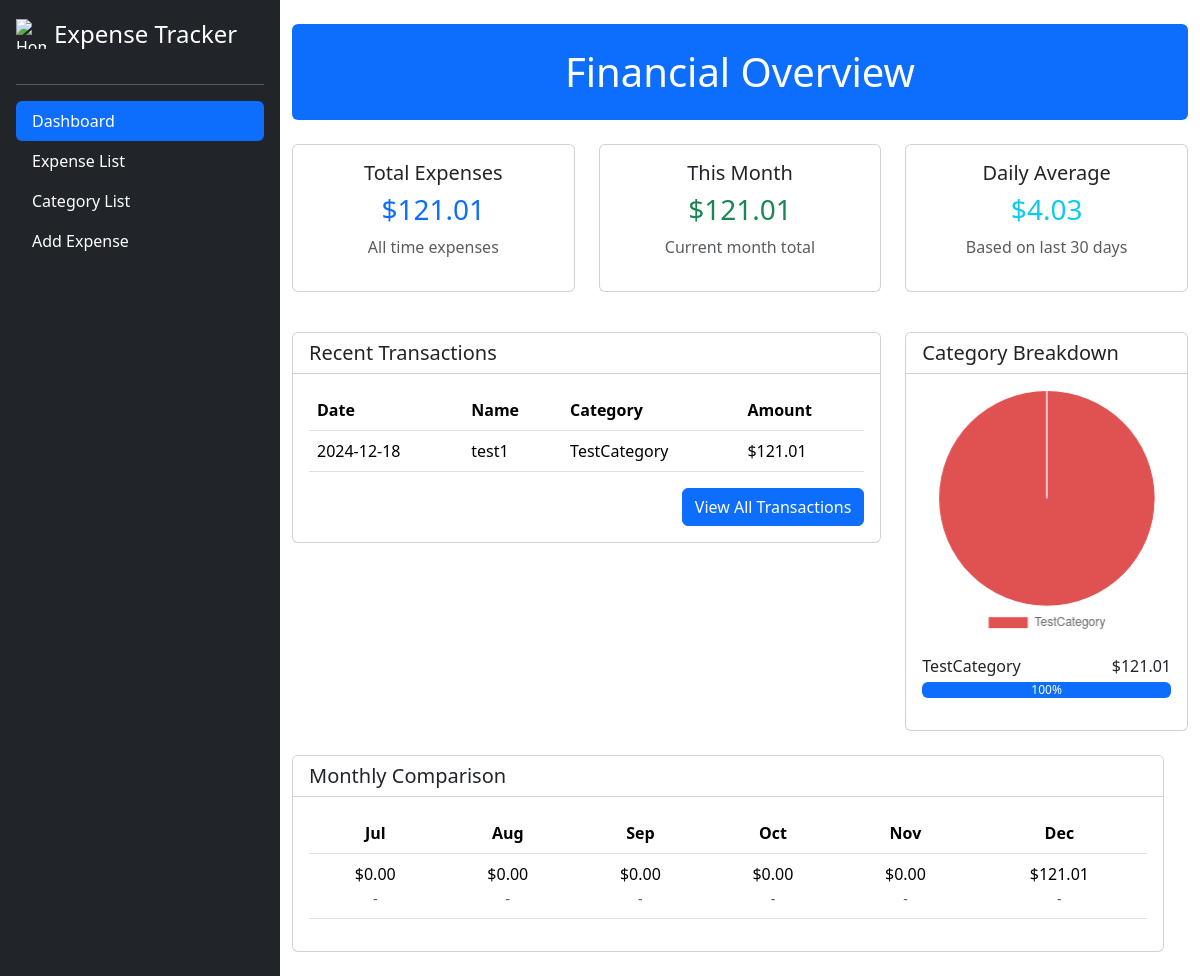
Before: / with the older database file.
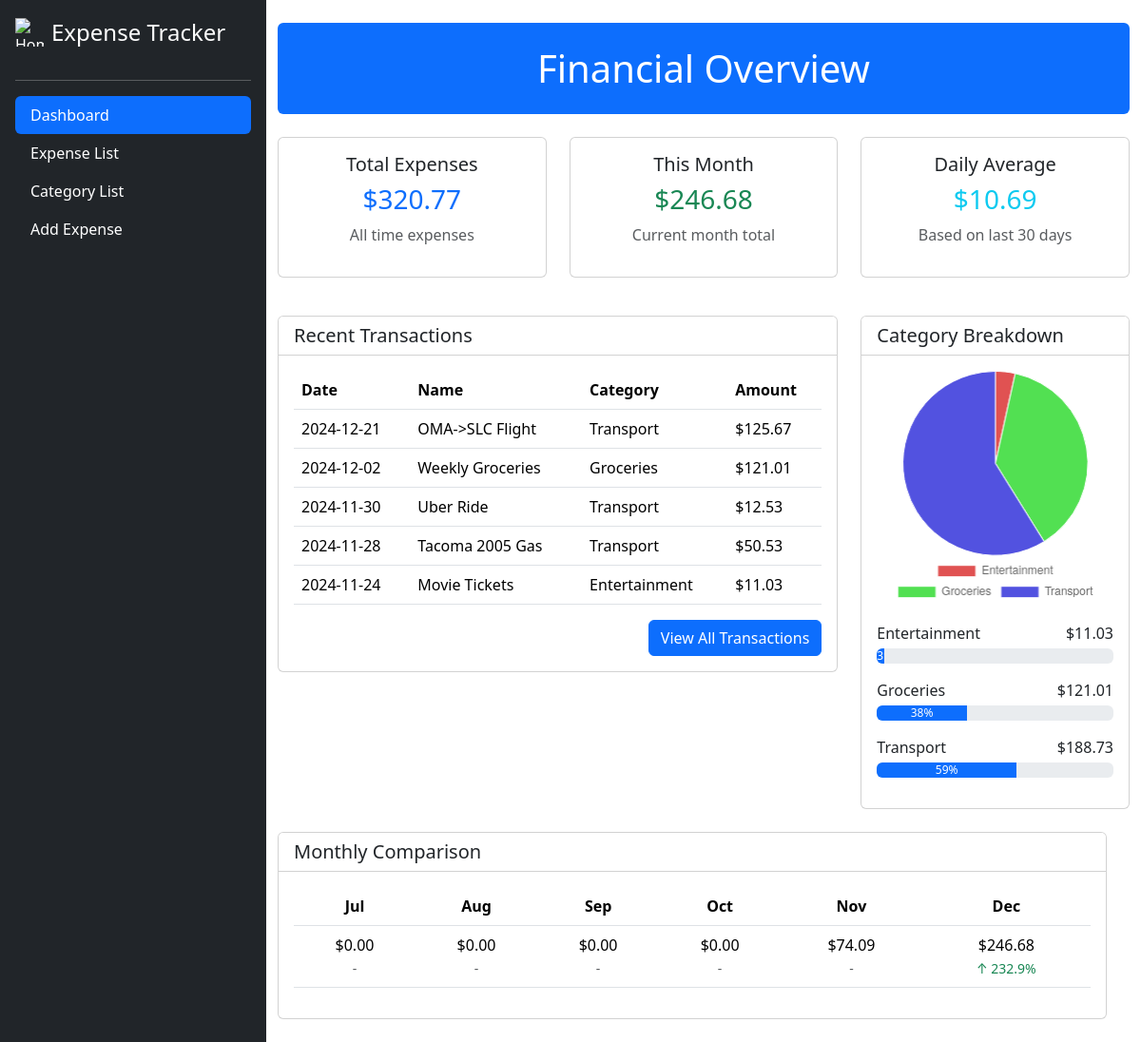
After: the same page with the newer database file.
### models.py (models this page shows, shortened)
class Expenses(db.Model):
    id = db.Column(db.Integer, primary_key=True)
    name = db.Column(db.String(50), nullable=False)
    amount = db.Column(db.Float, nullable=False)
    date = db.Column(db.DateTime, nullable=False, default=datetime.utcnow().date)
    explanation = db.Column(db.Text, nullable=True)
    category_id = db.Column(db.Integer, db.ForeignKey('category.id'), nullable=True)

class Category(db.Model):
    id = db.Column(db.Integer, primary_key=True)
    name = db.Column(db.String(50), nullable=False, unique=True)
    description = db.Column(db.String(200))
    expense = db.relationship('Expenses', backref='category', lazy=True)

### routes.py (the view)
@main.route('/')
def dashboard():
    total_expenses = db.session.query(func.sum(Expenses.amount)).scalar() or 0
    current_month = datetime.utcnow().replace(day=1)
    current_month_expenses = db.session.query(func.sum(Expenses.amount)) \
                                 .filter(Expenses.date >= current_month).scalar() or 0
    thirty_days_ago = datetime.utcnow() - timedelta(days=30)
    recent_total = db.session.query(func.sum(Expenses.amount)) \
                       .filter(Expenses.date >= thirty_days_ago).scalar() or 0
    daily_average = recent_total / 30
    recent_expenses = Expenses.query \
        .order_by(Expenses.date.desc()) \
        .limit(5) \
        .all()
    category_totals = db.session.query(
        Category.name,
        func.sum(Expenses.amount).label('total')
    ).join(Expenses) \
        .group_by(Category.name) \
        .all()
    monthly_comparison = []
    for i in range(5    , -1, -1):
        month_start = datetime.utcnow().replace(day=1) - timedelta(days=i * 30)
        month_end = (month_start + timedelta(days=32)).replace(day=1)
        month_total = db.session.query(func.sum(Expenses.amount)) \
                          .filter(Expenses.date >= month_start) \
                          .filter(Expenses.date < month_end) \
                          .scalar() or 0
        if i < 5:  # Skip first month as we can't calculate change
            prev_month = monthly_comparison[-1]['total']
            if prev_month > 0:
                change = ((month_total - prev_month) / prev_month) * 100
            else:
                change = 0
        else:
            change = 0
        monthly_comparison.append({
            'month': month_start.strftime('%b'),
            'total': month_total,
            'change': change
        })
    return render_template('dashboard.html',
                           total_expenses=total_expenses,
                           current_month_expenses=current_month_expenses,
                           daily_average=daily_average,
                           recent_expenses=recent_expenses,
                           category_totals=category_totals,
                           monthly_comparison=monthly_comparison)

### templates/dashboard.html (shortened to what the changed rows need)
{% extends 'base.html' %}
{% block body %}
<div class="container mt-4">
    <div class="row mb-4">
        <div class="col-12">
            <div class="p-4 bg-primary text-white rounded">
                <h1 class="text-center mb-0">Financial Overview</h1>
            </div>
        </div>
    </div>
    <div class="row mb-4">
        <div class="col-md-4 mb-3">
            <div class="card">
                <div class="card-body text-center">
                    <h5 class="card-title">Total Expenses</h5>
                    <h3 class="card-text text-primary">${{ "%.2f"|format(total_expenses) }}</h3>
                    <p class="text-muted">All time expenses</p>
                </div>
            </div>
        </div>
        <div class="col-md-4 mb-3">
            <div class="card">
                <div class="card-body text-center">
                    <h5 class="card-title">This Month</h5>
                    <h3 class="card-text text-success">${{ "%.2f"|format(current_month_expenses) }}</h3>
                    <p class="text-muted">Current month total</p>
                </div>
            </div>
        </div>
        <div class="col-md-4 mb-3">
            <div class="card">
                <div class="card-body text-center">
                    <h5 class="card-title">Daily Average</h5>
                    <h3 class="card-text text-info">${{ "%.2f"|format(daily_average) }}</h3>
                    <p class="text-muted">Based on last 30 days</p>
                </div>
            </div>
        </div>
    </div>
    <div class="row">
        <div class="col-md-8 mb-4">
            <div class="card">
                <div class="card-body">
                    <div class="table-responsive">
                        <table class="table">
                            <thead>
                                <tr>
                                    <th>Date</th>
                                    <th>Name</th>
                                    <th>Category</th>
                                    <th>Amount</th>
                                </tr>
                            </thead>
                            <tbody>
                                {% for expense in recent_expenses %}
                                <tr>
                                    <td>{{ expense.date.strftime('%Y-%m-%d') }}</td>
                                    <td>{{ expense.name }}</td>
                                    <td>{{ expense.category.name if expense.category else 'Uncategorized' }}</td>
                                    <td>${{ "%.2f"|format(expense.amount) }}</td>
                                </tr>
                                {% endfor %}
                            </tbody>
                        </table>
                    </div>
                </div>
            </div>
        </div>
<div class="col-md-4 mb-4">
    <div class="card">
        <div class="card-body">
            <canvas id="categoryPieChart"></canvas>
            {% for category in category_totals %}
            <div class="mb-3 mt-3">
                <div class="d-flex justify-content-between">
                    <span>{{ category.name }}</span>
                    <span>${{ "%.2f"|format(category.total) }}</span>
                </div>
                <div class="progress mt-1">
                    <div class="progress-bar" role="progressbar"
                        style="width: {{ (category.total / total_expenses * 100)|round|int }}%">
                        {{ (category.total / total_expenses * 100)|round|int }}%
                    </div>
                </div>
            </div>
            {% endfor %}
        </div>
    </div>
</div>
    <div class="row mb-4">
        <div class="col-12">
            <div class="card">
                <div class="card-body">
                    <div class="table-responsive">
                        <table class="table text-center">
                            <thead>
                                <tr>
                                    {% for month in monthly_comparison %}
                                    <th>{{ month.month }}</th>
                                    {% endfor %}
                                </tr>
                            </thead>
                            <tbody>
                                <tr>
                                    {% for month in monthly_comparison %}
                                    <td>
                                        <div>${{ "%.2f"|format(month.total) }}</div>
                                        <small class="text-muted">
                                            {% if month.change > 0 %}
                                            <span class="text-success">↑ {{ "%.1f"|format(month.change) }}%</span>
                                            {% elif month.change < 0 %}
                                            <span class="text-danger">↓ {{ "%.1f"|format(month.change|abs) }}%</span>
                                            {% else %}
                                            -
                                            {% endif %}
                                        </small>
                                    </td>
                                    {% endfor %}
                                </tr>
                            </tbody>
                        </table>
                    </div>
                </div>
            </div>
        </div>
    </div>
</div>
</div>
<script>
document.addEventListener('DOMContentLoaded', function() {
    const ctx = document.getElementById('categoryPieChart').getContext('2d');
    // Generate random colors for each category
    const generateColors = (count) => {
        const colors = [];
        for (let i = 0; i < count; i++) {
            const hue = (i * 360) / count;
            colors.push(`hsl(${hue}, 70%, 60%)`);
        }
        return colors;
    };
    const data = {
        labels: [{% for category in category_totals %}'{{ category.name }}',{% endfor %}],
        datasets: [{
            data: [{% for category in category_totals %}{{ category.total }},{% endfor %}],
            backgroundColor: generateColors({{ category_totals|length }}),
            borderWidth: 1
        }]
    };
    const config = {
        type: 'pie',
        data: data,
        options: {
            responsive: true,
            maintainAspectRatio: true,
            plugins: {
                legend: {
                    position: 'bottom',
                }
            }
        }
    };
    new Chart(ctx, config);
});
</script>
{% endblock %}

Changed rows visible on the page:
removed Expenses: date "2024-12-18", name "test1", category "TestCategory", amount "121.01"
removed Category: name "TestCategory", total "121.01", total "100"
added Expenses: date "2024-12-21", name "OMA->SLC Flight", category "Transport", amount "125.67"
added Expenses: date "2024-12-02", name "Weekly Groceries", category "Groceries", amount "121.01"
added Expenses: date "2024-11-30", name "Uber Ride", category "Transport", amount "12.53"
added Expenses: date "2024-11-28", name "Tacoma 2005 Gas", category "Transport", amount "50.53"
added Expenses: date "2024-11-24", name "Movie Tickets", category "Entertainment", amount "11.03"
added Category: name "Entertainment", total "11.03", total "3"
now on this page (row unchanged): Category: name "Groceries", total "121.01", total "38"
now on this page (row unchanged): Category: name "Transport", total "188.73", total "59"
Other visible differences:
{{ "%.2f"|format(total_expenses) }}: "121.01" → "320.77"
{{ "%.2f"|format(current_month_expenses) }}: "121.01" → "246.68"
{{ "%.2f"|format(daily_average) }}: "4.03" → "10.69"
chart data {{ category.name }}: TestCategory → Entertainment, Groceries, Transport
chart data {{ category.total }}: 121.01 → 11.03, 121.01, 188.73
chart data {{ category_totals|length }}: 1 → 3
new list line: "$ 74.09 -"
new list line: "$ 246.68 ↑ 232.9 %"
list line gone: "$ 0.00 -"
list line gone: "$ 121.01 -"
